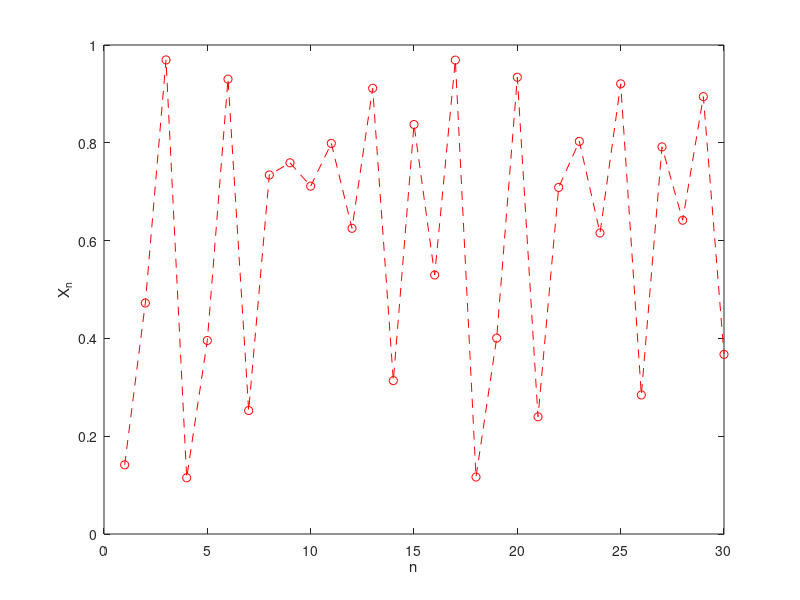

Write MATLAB code to recreate this figure.
clear all, close all, clc

x=linspace(0,1,300);
mu=3.89;

z(1)=sqrt(2)/10;
n=1:30;



for i = 1:n(end)-1
  
    z(i+1)=mu*z(i)*(1-z(i))
end

  plot(n,z,'r--o',LineWidth=1,MarkerSize=4)
  axis([0 n(end) 0 1])

  xlabel('n')
ylabel('X_n')
  